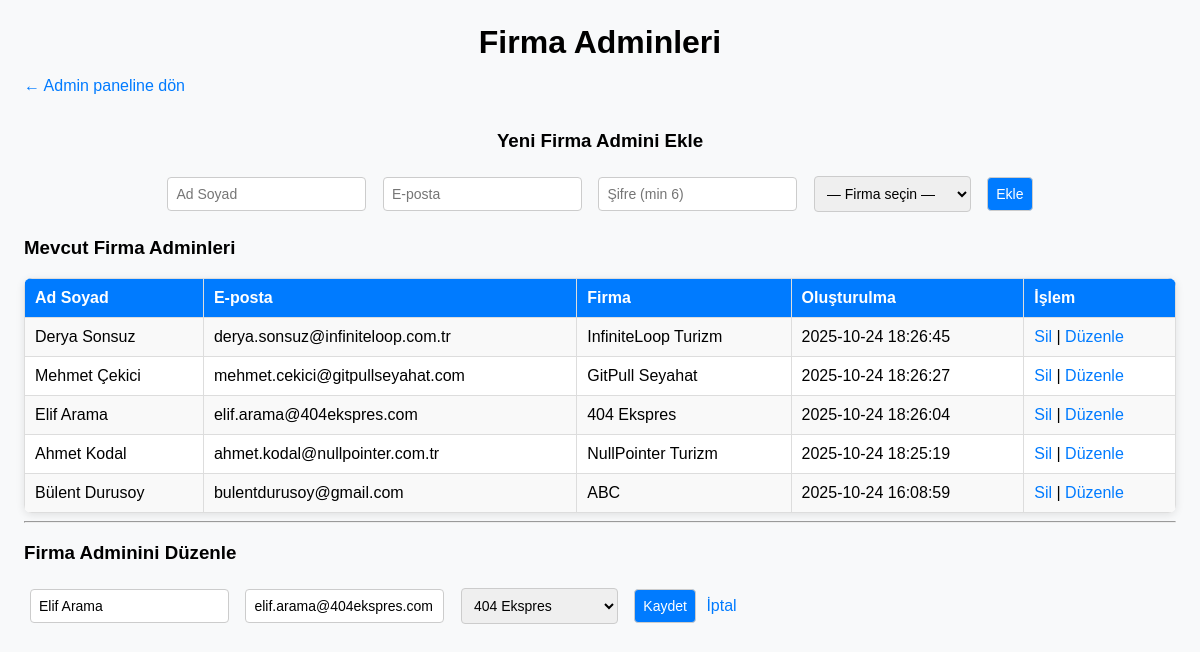
Page /public/index.php?page=admin_company_admins&edit=10 (signed in) on the committed database.
### tables this page shows
CREATE TABLE User (
            id INTEGER PRIMARY KEY AUTOINCREMENT,
            full_name TEXT NOT NULL,
            email TEXT UNIQUE NOT NULL,
            role TEXT NOT NULL,
            password TEXT NOT NULL,
            company_id INTEGER,
            balance REAL DEFAULT 0,
            created_at TEXT DEFAULT CURRENT_TIMESTAMP,
            salt TEXT,
            FOREIGN KEY (company_id) REFERENCES Company(id)
        );

CREATE TABLE Company (
            id INTEGER PRIMARY KEY AUTOINCREMENT,
            name TEXT NOT NULL,
            phone TEXT,
            email TEXT,
            created_at TEXT DEFAULT CURRENT_TIMESTAMP
        );

### app/views/admin/firma_adminler.php (the view, shortened to what this page needs)
<?php
require_once __DIR__ . '/../../config/database.php';
try {
    $companies = $db->query("SELECT id, name FROM Company ORDER BY name ASC")->fetchAll(PDO::FETCH_ASSOC);
} catch (PDOException $e) {
    die("Company tablosuna erişilemiyor: " . htmlspecialchars($e->getMessage()));
}
$editAdmin = null;
if (isset($_GET['edit'])) {
    $editId = (int)$_GET['edit'];
    $stmt = $db->prepare("SELECT * FROM User WHERE id = :id AND role = 'company_admin'");
    $stmt->execute([':id' => $editId]);
    $editAdmin = $stmt->fetch(PDO::FETCH_ASSOC);
}
$admins = $db->query("
    SELECT u.id, u.full_name, u.email, c.name AS company_name, u.created_at
    FROM User u
    LEFT JOIN Company c ON c.id = u.company_id
    WHERE u.role = 'company_admin'
    ORDER BY u.created_at DESC
")->fetchAll(PDO::FETCH_ASSOC);
?>
<!doctype html>
<html lang="tr">
<head>
</head>
<body>
<h1>Firma Adminleri</h1>
<p><a href="/bilet-satin-alma/public/index.php?page=admin_dashboard">← Admin paneline dön</a></p>
<div class="form">
  <h3 class="new-admin-title">Yeni Firma Admini Ekle</h3>
  <form method="post" action="/bilet-satin-alma/public/index.php?page=admin_company_admins">
    <input type="text" name="full_name" placeholder="Ad Soyad" required>
    <input type="email" name="email" placeholder="E-posta" required>
    <input type="password" name="password" placeholder="Şifre (min 6)" required>
    <select name="company_id" required>
      <option value="">— Firma seçin —</option>
    </select>
    <button type="submit">Ekle</button>
  </form>
</div>
<h3>Mevcut Firma Adminleri</h3>
<table>
  <tr>
    <th>Ad Soyad</th><th>E-posta</th><th>Firma</th><th>Oluşturulma</th><th>İşlem</th>
  </tr>
  <?php if (!$admins): ?>
    <tr><td colspan="5" style="text-align:center;">Kayıt yok.</td></tr>
  <?php else: foreach ($admins as $a): ?>
    <tr>
      <td data-label="Ad Soyad"><?= htmlspecialchars($a['full_name']) ?></td>
      <td data-label="E-posta"><?= htmlspecialchars($a['email']) ?></td>
      <td data-label="Firma"><?= htmlspecialchars($a['company_name'] ?? '-') ?></td>
      <td data-label="Oluşturulma"><?= htmlspecialchars($a['created_at']) ?></td>
      <td data-label="İşlem">
        <a href="/bilet-satin-alma/public/index.php?page=admin_company_admins&delete=<?= htmlspecialchars($a['id']) ?>"
           onclick="return confirm('Bu firmaya ait admin silinsin mi?')">Sil</a> |
        <a href="/bilet-satin-alma/public/index.php?page=admin_company_admins&edit=<?= htmlspecialchars($a['id']) ?>">Düzenle</a>
      </td>
    </tr>
  <?php endforeach; endif; ?>
</table>
<?php if ($editAdmin): ?>
<hr>
<h3>Firma Adminini Düzenle</h3>
<form method="post" action="/bilet-satin-alma/public/index.php?page=admin_company_admins">
  <input type="text" name="full_name" value="<?= htmlspecialchars($editAdmin['full_name']) ?>" required>
  <input type="email" name="email" value="<?= htmlspecialchars($editAdmin['email']) ?>" required>
  <select name="company_id" required>
    <?php foreach ($companies as $c): ?>
      <option value="<?= htmlspecialchars($c['id']) ?>" <?= ($editAdmin['company_id'] == $c['id']) ? 'selected' : '' ?>>
        <?= htmlspecialchars($c['name']) ?>
      </option>
    <?php endforeach; ?>
  </select>
  <button type="submit">Kaydet</button>
  <a href="/bilet-satin-alma/public/index.php?page=admin_company_admins">İptal</a>
</form>
<?php endif; ?>
</body>
</html>

### app/views/admin/firma_adminler.php (style rules this page uses)
body { font-family: Arial, sans-serif; margin: 24px; background:#f8f9fa; }
h1 { margin-bottom: 8px; text-align: center; }
.form, table { margin-top: 16px; }
.form { display: flex; justify-content: center; flex-direction: column; align-items: center; }
table { border-collapse: collapse; width: 100%; background:white; box-shadow:0 2px 8px rgba(0,0,0,0.1); border-radius:8px; overflow:hidden; }
th, td { border: 1px solid #ddd; padding: 10px; text-align: left; }
th { background: #007bff; color: white; }
tr:nth-child(even) { background: #f9f9f9; }
input, select, button { padding: 8px; margin: 6px; border: 1px solid #ccc; border-radius: 4px; font-size:14px; }
button { background-color: #007bff; color: white; cursor: pointer; }
a { color: #007bff; text-decoration:none; }
.new-admin-title { text-align: center; }

### rows in the picture
user: full_name "Derya Sonsuz", email "derya.sonsuz@infiniteloop.com.tr", company.name "InfiniteLoop Turizm", created_at "2025-10-24 18:26:45"
user: full_name "Mehmet Çekici", email "mehmet.cekici@gitpullseyahat.com", company.name "GitPull Seyahat", created_at "2025-10-24 18:26:27"
user: full_name "Elif Arama", email "elif.arama@404ekspres.com", company.name "404 Ekspres", created_at "2025-10-24 18:26:04", company_id "404 Ekspres"
user: full_name "Ahmet Kodal", email "ahmet.kodal@nullpointer.com.tr", company.name "NullPointer Turizm", created_at "2025-10-24 18:25:19"
user: full_name "Bülent Durusoy", email "bulentdurusoy@gmail.com", company.name "ABC", created_at "2025-10-24 16:08:59"
